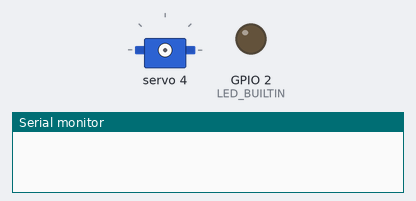
The sketch below on a simulated ESP32. Parts: servo, output pins drawn as LEDs (lit = HIGH), the last lines printed to the serial monitor.

Above: at 0.1 s.
At 1.1 s:
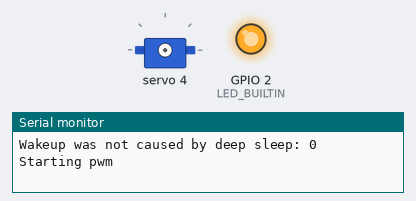
At 5.1 s:
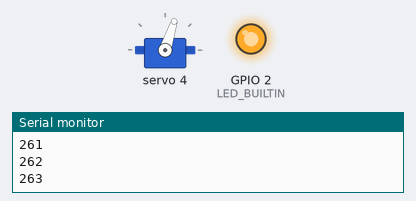
Timing chart, 0 to 7.6 s (numbered marks = the images above):
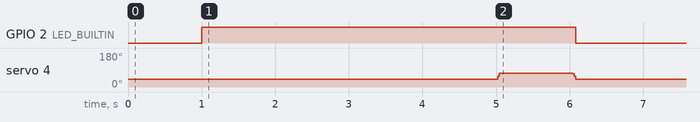

The sketch:

Boost.ino
```cpp
#include "config.h"
#include <Adafruit_PWMServoDriver.h>

#include <Adafruit_PWMServoDriver.h>

#define uS_TO_S_FACTOR 1000000ULL
#define TIME_TO_SLEEP  10

#define SERVOMIN  200 // This is the 'minimum' pulse length count (out of 4096)
#define SERVOMAX  264 // This is the 'maximum' pulse length count (out of 4096)
#define USMIN  600 // This is the rounded 'minimum' microsecond length based on the minimum pulse of 150
#define USMAX  2400 // This is the rounded 'maximum' microsecond length based on the maximum pulse of 600
#define SERVO_FREQ 50 // Analog servos run at ~50 Hz updates

uint8_t servonum = 4;

AdafruitIO_Feed *batPercent = io.feed("batPercent");
Adafruit_PWMServoDriver pwm = Adafruit_PWMServoDriver(0x40);

RTC_DATA_ATTR int bootCount = 0;

void print_wakeup_reason(){
  esp_sleep_wakeup_cause_t wakeup_reason;

  wakeup_reason = esp_sleep_get_wakeup_cause();

  switch(wakeup_reason)
  {
    case ESP_SLEEP_WAKEUP_EXT0 : Serial.println("Wakeup caused by external signal using RTC_IO"); break;
    case ESP_SLEEP_WAKEUP_EXT1 : Serial.println("Wakeup caused by external signal using RTC_CNTL"); break;
    case ESP_SLEEP_WAKEUP_TIMER : Serial.println("Wakeup caused by timer"); break;
    case ESP_SLEEP_WAKEUP_TOUCHPAD : Serial.println("Wakeup caused by touchpad"); break;
    case ESP_SLEEP_WAKEUP_ULP : Serial.println("Wakeup caused by ULP program"); break;
    default : Serial.printf("Wakeup was not caused by deep sleep: %d\n",wakeup_reason); break;
  }
}

void setup(){
    Serial.begin(115200);
    pinMode(LED_BUILTIN, OUTPUT);
    digitalWrite(LED_BUILTIN, LOW);
    delay(1000);
    print_wakeup_reason();
    boost();
    //wifi();
    }

void boost(){
    Serial.println("Starting pwm");
    digitalWrite(LED_BUILTIN, HIGH);//turn booster on
    //  servo.display()
    delay(2000);
    pwm.begin();
    pwm.setOscillatorFrequency(27000000);
    pwm.setPWMFreq(SERVO_FREQ);
    delay(2000);
    for (uint16_t pulselen = SERVOMIN; pulselen < SERVOMAX; pulselen++) {
        pwm.setPWM(servonum, 0, pulselen);
        Serial.println(pulselen);
    }

    delay(1000);
    for (uint16_t pulselen = SERVOMAX; pulselen > SERVOMIN; pulselen--) {
        pwm.setPWM(servonum, 0, pulselen);
        Serial.println(pulselen);
    }
    digitalWrite(LED_BUILTIN, LOW);//turn booster on
    delay(1000);
}

void wifi(){
    esp_sleep_enable_timer_wakeup(TIME_TO_SLEEP * uS_TO_S_FACTOR);
    io.connect();
    int wifiTry = 0;
    while((io.status() < AIO_CONNECTED) && wifiTry < 10){
        Serial.println(io.statusText());
        wifiTry++;
        delay(500);
    }
    if(wifiTry >= 10){
        Serial.println("Cycle failed");
    }
    else{
        io.run();
        delay(500);
        for(int i = 0; i < 5; i++){
            Serial.println(i);
            batPercent->save(i);
            delay(2000);
        }
        Serial.println("Cycle success");
    }
    Serial.println("Going to sleep now");
    delay(500);
    Serial.flush();
    esp_deep_sleep_start();
}


void loop(){
}

/*
|------------------------------|
#include "config.h"

#include "Adafruit_LC709203F.h"
#include "Adafruit_AHTX0.h"

#define uS_TO_S_FACTOR 1000000ULL
#define TIME_TO_SLEEP  10
#define DISCONNECT_TO_SLEEP  6


Adafruit_AHTX0 aht;
Adafruit_LC709203F lc;

AdafruitIO_Feed *tmp = io.feed("temperature");
AdafruitIO_Feed *batVoltage = io.feed("batVoltage");
AdafruitIO_Feed *batPercent = io.feed("batPercent");

RTC_DATA_ATTR int bootCount = 0;

int wifiTry = 0;                    //  ammount of tries to connect to internet/starts att

void print_wakeup_reason(){
    esp_sleep_wakeup_cause_t wakeup_reason;

    wakeup_reason = esp_sleep_get_wakeup_cause();

    switch(wakeup_reason)
    {
    case ESP_SLEEP_WAKEUP_EXT0 : Serial.println("Wakeup caused by external signal using RTC_IO"); break;
    case ESP_SLEEP_WAKEUP_EXT1 : Serial.println("Wakeup caused by external signal using RTC_CNTL"); break;
    case ESP_SLEEP_WAKEUP_TIMER : Serial.println("Wakeup caused by timer"); break;
    case ESP_SLEEP_WAKEUP_TOUCHPAD : Serial.println("Wakeup caused by touchpad"); break;
    case ESP_SLEEP_WAKEUP_ULP : Serial.println("Wakeup caused by ULP program"); break;
    default : Serial.printf("Wakeup was not caused by deep sleep: %d\n",wakeup_reason); break;
    }
}

void blink_led(int rep, int delayTime){
    for(byte i = 0; i < rep; i++){
        digitalWrite(LED_BUILTIN, HIGH);
        delay(delayTime);
        digitalWrite(LED_BUILTIN, LOW);
        delay(delayTime);
        Serial.println("Blink done");

    }
}

void setup(){
    pinMode(LED_BUILTIN, OUTPUT);
    Serial.begin(115200);
    delay(1000);

    blink_led(2, 100);
    io.connect();
    while((io.status() < AIO_CONNECTED) && (wifiTry < 9)) {
        Serial.println(io.statusText());
        wifiTry++;
        delay(500);
    }
    if (wifiTry >= 9) {
        blink_led(3, 100);
        Serial.println("Failed to connect. Commencing deepsleep for 1 minute!");
        esp_sleep_enable_timer_wakeup(DISCONNECT_TO_SLEEP * uS_TO_S_FACTOR);
        esp_deep_sleep_start();
    }

    blink_led(1, 1000);
    Serial.println();
    Serial.println(io.statusText());

    if (! aht.begin()) {
        Serial.println("Could not find AHT? Check wiring");
        while (1) delay(10);
    }
        Serial.println("AHT10 or AHT20 found");

    if (!lc.begin()) {
        Serial.println(F("Couldnt find Adafruit LC709203F?\nMake sure a battery is plugged in!"));
        while (1) delay(10);
    }
    Serial.println(F("Found LC709203F"));
    Serial.print("Version: 0x"); Serial.println(lc.getICversion(), HEX);

    lc.setThermistorB(3950);
    Serial.print("Thermistor B = "); Serial.println(lc.getThermistorB());

    lc.setPackSize(LC709203F_APA_1000MAH);

    lc.setAlarmVoltage(3.8);

    io.run();
    delay(500);

    ++bootCount;
    Serial.println("Boot number: " + String(bootCount));

    print_wakeup_reason();

    esp_sleep_enable_timer_wakeup(TIME_TO_SLEEP * uS_TO_S_FACTOR);
    Serial.println("Setup ESP32 to sleep for every " + String(TIME_TO_SLEEP) + " Seconds");

    sensors_event_t humidity, temp;
    aht.getEvent(&humidity, &temp);// populate temp and humidity objects with fresh data
    Serial.print("Temperature: "); Serial.print(temp.temperature); Serial.println(" degrees C");
    Serial.print("Batt Voltage: "); Serial.println(lc.cellVoltage(), 3);
    Serial.print("Batt Percent: "); Serial.println(lc.cellPercent(), 1);
    Serial.print("Batt Temp: "); Serial.println(lc.getCellTemperature(), 1);

    tmp->save(temp.temperature);
    batPercent->save(lc.cellPercent());
    batVoltage->save(lc.cellVoltage());

    Serial.println("Going to sleep now");
    Serial.flush();
    esp_deep_sleep_start();
    Serial.println("This will never be printed");
}

void loop(){
}
*/
```

config.h
```cpp
/************************ Adafruit IO Config *******************************/

// visit io.adafruit.com if you need to create an account,
// or if you need your Adafruit IO key.
#define IO_USERNAME "CoolPants"
#define IO_KEY "aio_uKad47RHzfpIXQxhUIKWq7iMxPJO"

/******************************* WIFI **************************************/

#define WIFI_SSID "D410"
#define WIFI_PASS "Axel2018"

// comment out the following lines if you are using fona or ethernet
#include "AdafruitIO_WiFi.h"

AdafruitIO_WiFi io(IO_USERNAME, IO_KEY, WIFI_SSID, WIFI_PASS);
```
